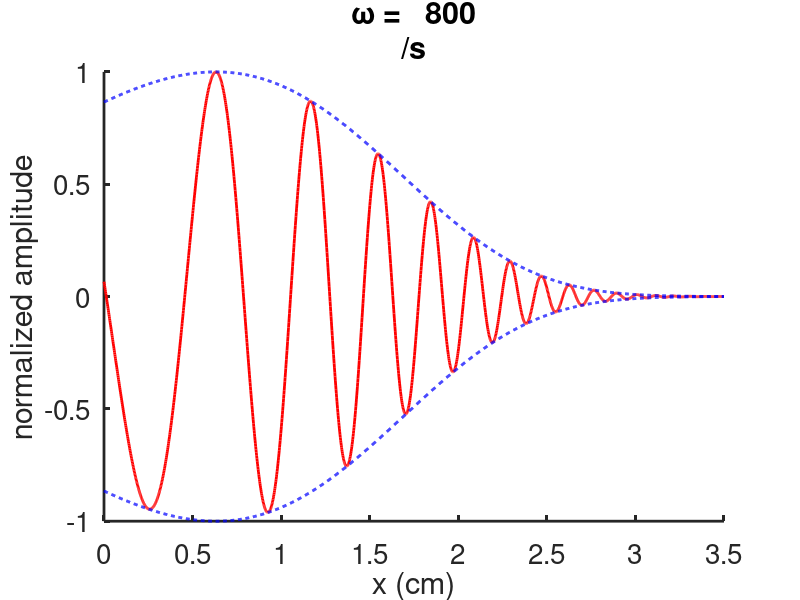
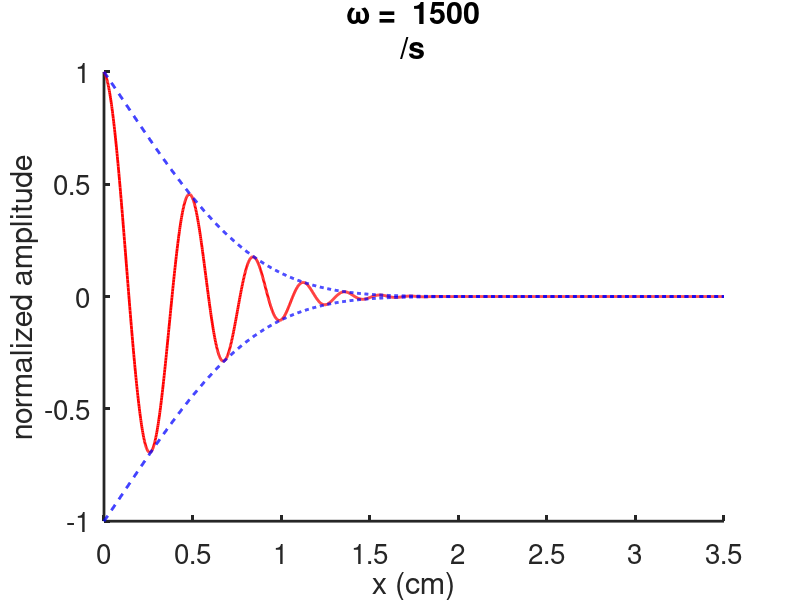

MATLAB code for these plots, in order:
% code to simulate cochlear waves with the shallow water appproximation
% 
% % For Figure  20.9 of
% Keener and Sneyd, Mathematical Physiology, 3rd Edition, Springer.

% Written by James Keener and James Sneyd

%-------------------------------------------------------------------

clear all
close all
clc
set(0,                           ...
   'defaultaxesfontsize', 20,   ...
   'defaultaxeslinewidth', 2.0, ...
   'defaultlinelinewidth', 2.0, ...
   'defaultpatchlinewidth', 0.7);
lam = 1.5;
wlist = [800,1500];
for wj=1:2
    w = wlist(wj);
 
L = 3.5;
l = 0.0035;

k0 = 1e7;
r0 = 3000;

alpha = sqrt(2*w*w/(l*(k0+1i*w*r0)));
ar = real(alpha);

% take the square root with positive imaginary part. Be a
% little careful, as Matlab here gives you a negative imaginary part, which
% is not the root you want.
ai = -imag(alpha); 

x = linspace(0,L,2000);
eta = exp(3*lam*x/4 - 2*ai*exp(lam*x/2)/lam + 2*1i*ar*exp(lam*x/2)/lam);

figure(wj)
plot(x,eta/max(eta),'r',x,abs(eta)/max(abs(eta)),'--b',x,-abs(eta)/max(abs(eta)),'--b')
xp = -2*log(4*ai/(3*lam))/lam;
xlim([0,L])
xlabel('x (cm)')
box off
formatSpecF = '%6.0f\n';
 
   title(strcat('\omega = ',sprintf(formatSpecF,w),'/s'))
   ylabel('normalized amplitude')
end
%igorout = [x' real(eta/max(eta))' abs(eta/max(eta))' -abs(eta/max(eta))'];
%writematrix(igorout,'shallow_800.dat')
